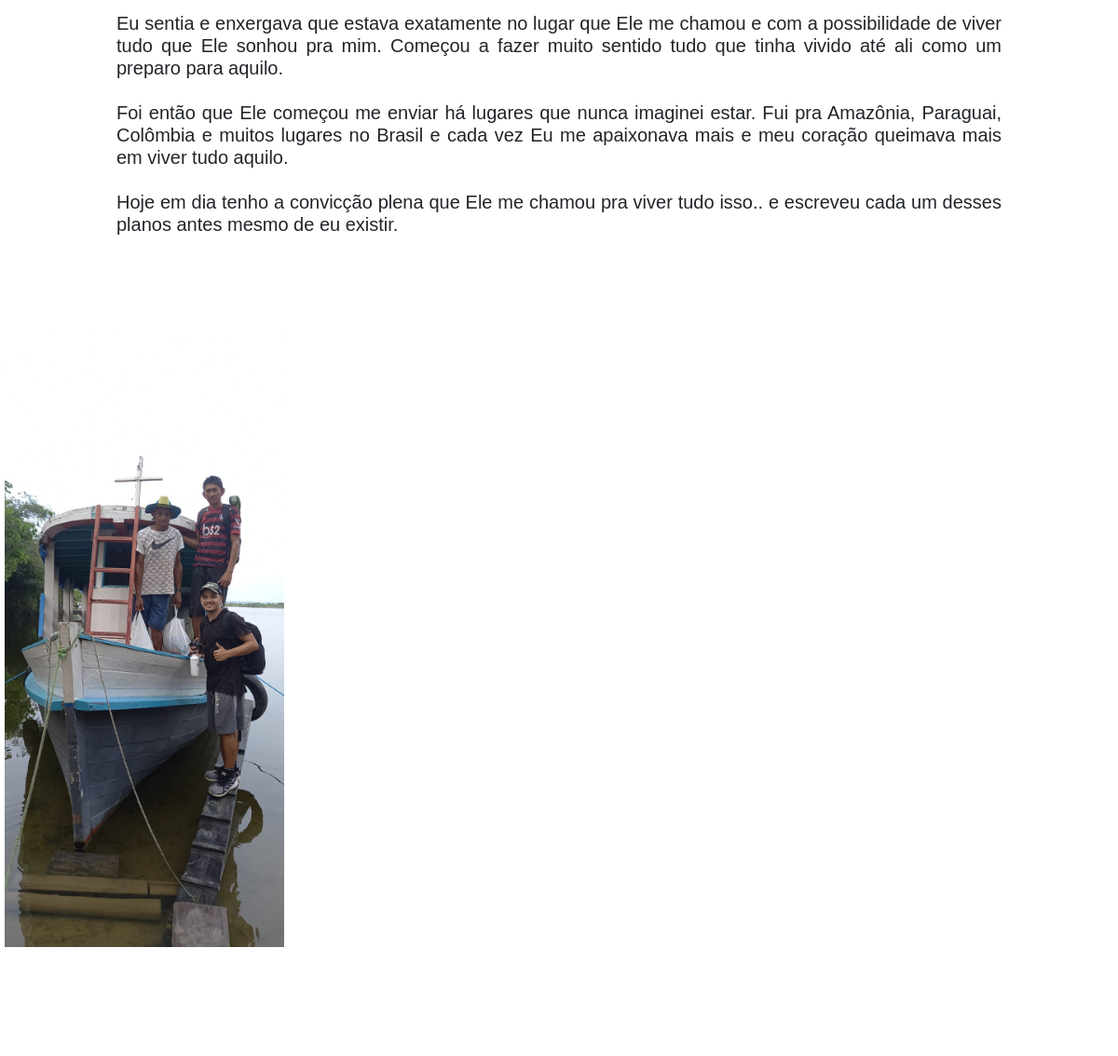
The page /ide/1/ (middle part) on the database as committed earlier.
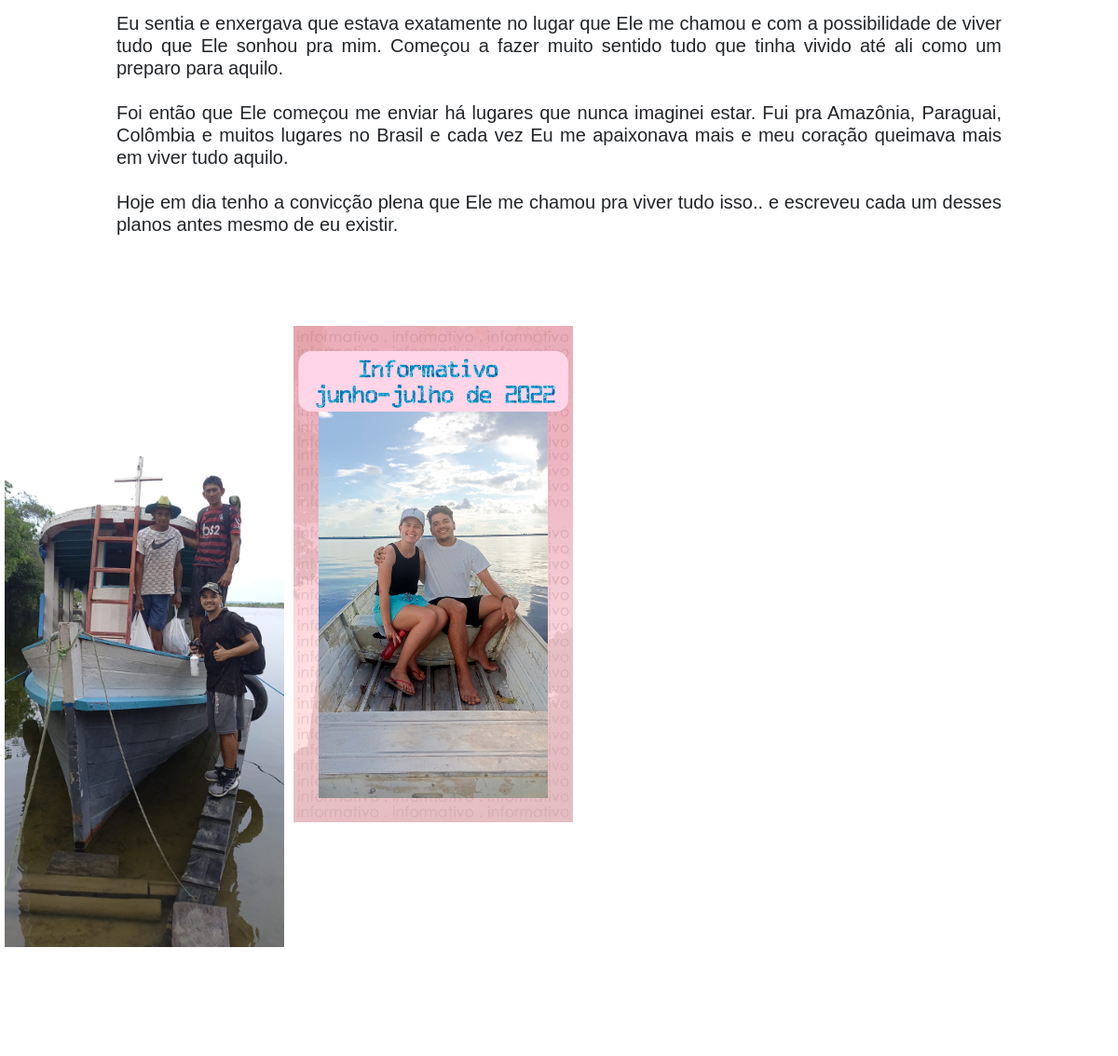
The same page on the database as committed later.
### ide/models.py (models this page shows, shortened)
class ImagemIde(models.Model):
    class Meta:
        ordering = ('ide', 'titulo')
    ide = models.ForeignKey('Ide', on_delete=models.CASCADE, default=1)
    titulo = models.CharField(max_length=100)
    slug = models.SlugField(max_length=100, blank=True, unique=True)
    descricao = models.TextField(blank=True)
    foto = models.ImageField(
        null=True,
        blank=True,
        upload_to='galeria/ide',
    )

### ide/views.py (the view)
# urls.py: path('<int:id>/', views.show, name='show'),
def show(request, id):
    ide = get_object_or_404(Ide, pk=id)
    imagens_ide = ImagemIde.objects.filter(ide=ide)
    texto = ide.texto.split('</br>')
    return render(request, 'ide/show.html', {'ide': ide, 'texto': texto, 'imagens_ide': imagens_ide })

### ide/templates/ide/show.html (shortened to what this page needs)
{% extends "base.html" %}
{% load static %}
{% block link %}
<link rel="stylesheet" href="{% static 'css/ide.css' %}" type="text/css">
{% endblock %}
{% block corpo %}
<div class="section-descricao">
  <div class="row text-descricao">
    <h5>
        {% for i in texto %}
            {{ i }}
        {% endfor %}
    </h5>
  </div>
</div>
<div class="galeria">
  {% for imagem in imagens_ide %}
    <div class="img">
      <a target="_blank" href="/media/{{ imagem.foto }}">
        <img src="/media/{{ imagem.foto }}" alt="{{ imagem.titulo }}" width="300" height="200">
      </a>
    </div>
  {% endfor %}
</div>
{% endblock %}

Rows that differ between the two databases and show on the page:
added ImagemIde: foto (picture)
